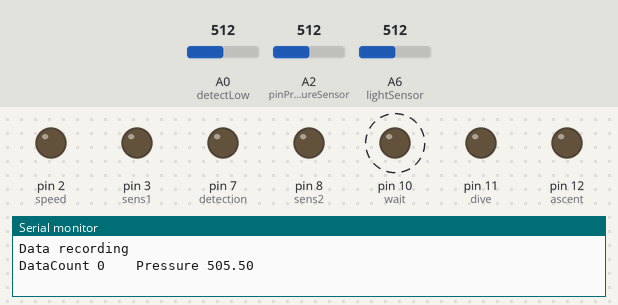
Bench run of a sketch on a simulated Arduino Nano, built with avr-gcc and run on an emulated ATmega328P. Parts: output pins drawn as LEDs (lit = HIGH), the last lines printed to the serial monitor. Dashed ring = blinking. Inputs (shaded band) come from the test bench; at power-on: A6 (lightSensor) = 512, A0 (detectLow) = 512, A2 (pinPressureSensor) = 512.

Above: at 2.3 s.
2.4 s: A6 (lightSensor) set to 968
7.4 s: A6 (lightSensor) set to 996
At 8.5 s:
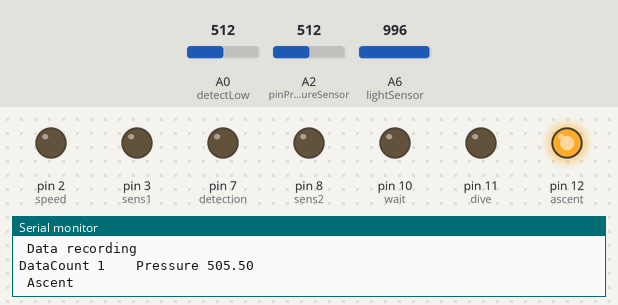
At 10.1 s:
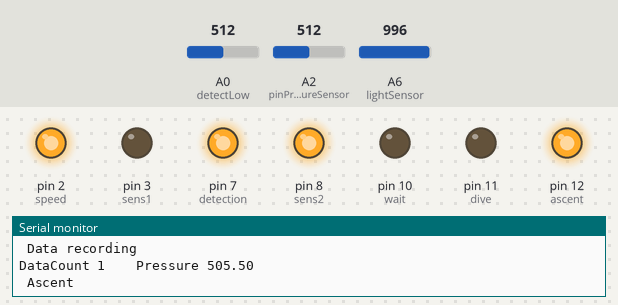
Timing chart, 0 to 11.6 s (numbered marks = the images above; inputs shaded):
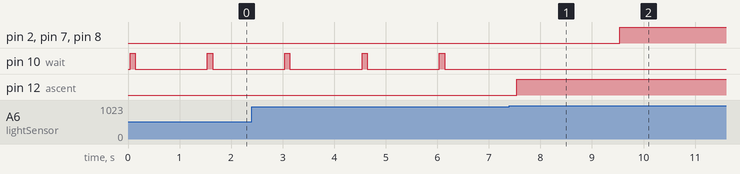

Measured:
- the behaviour switches between 979 and 980 on A6 (lightSensor) (found by bisection; images 0 and 1)
- after the input at 7.4 s, pin 2 (speed), pin 7 (detection), pin 8 (sens2): LOW → HIGH after 2.1 s; pin 10 (wait): stops changing and stays LOW; pin 12 (ascent): LOW → HIGH after 0.14 s
- by itself, pin 10 (wait): alternates HIGH for 0.10 s and LOW for 1.4 s

The sketch:

code_float.ino
```cpp
// CONSTANTS
const float pressureOffSet = 0.478;    // Calibrate with the smallest value at rest
const int pressureDataCount = 180;     // 180 max = 15min / 5sec(each measurement)
const int intervalPressureData = 1000; // 5 seconds

// PIN ASSIGNMENTS
int sens1 = 3;              // Pin sens remplissage
int sens2 = 8;              // Pin sens vidage
int speed = 2;              // Pin vitesse moteur
int wait = 10;              // Couleur pour led RGB
int dive = 11;              // Couleur pour led RGB
int ascent = 12;            // Couleur pour led RGB
int detection = 7;          // Alimentation des butées
int detectLow = A0;         // Butée basse
int detectHigh = A1;        // Butée haute
int pinPressureSensor = A2; // Capteur de pression
int lightSensor = A6;       // Photorésistance
int seuilDetectionL = 980;  // Seuil de détection photorésistance
int seuilDetectionB = 980;  // Seuil de détection butées

unsigned short pressureBit;
unsigned short pressureDataBit[pressureDataCount];
float pressureVoltage, pressureKilopascal;
float pressureDataKilopascal[pressureDataCount];
unsigned long previousMillis = 0;
unsigned long currentMillis = 0;

struct SPressureData
{
  unsigned short pressureBit;
  float pressureVoltage;
  float pressureKilopascal;
};

bool initializeArray(unsigned short arr[], short value = 0)
{
  for (int i = 0; i < sizeArray(arr); i++)
  {
    arr[i] = value;
  }
  return true;
}

void setup()
{
  Serial.begin(9600);

  // Initialize pin modes
  pinMode(sens1, OUTPUT);
  pinMode(sens2, OUTPUT);
  pinMode(speed, OUTPUT);
  pinMode(wait, OUTPUT);
  pinMode(dive, OUTPUT);
  pinMode(ascent, OUTPUT);
  pinMode(detection, OUTPUT);
  pinMode(detectLow, INPUT);
  pinMode(detectHigh, INPUT);

  // Initialize pin values
  digitalWrite(sens1, LOW);
  digitalWrite(sens2, LOW);
  digitalWrite(speed, LOW);
  digitalWrite(wait, LOW);
  digitalWrite(ascent, LOW);
  digitalWrite(dive, LOW);
  digitalWrite(detection, LOW);

  Serial.println("Data sizeof ");
  Serial.println((int)sizeof(pressureDataBit));

  bool initialized = initializeArray(pressureDataBit);
  Serial.println(initialized);

  currentMillis = millis();
}

// Fonction d'attente initiale
void initialWait()
{
  digitalWrite(wait, HIGH);
  delay(100);
  digitalWrite(wait, LOW);
  delay(1400);
}
void waitx(int time) // Fonction d'attente interphase
{
  Serial.println("Wait");
  digitalWrite(wait, HIGH);
  digitalWrite(ascent, LOW);
  digitalWrite(dive, LOW);
  delay(time);
}
void countdown(int time, int phase) // Prévient d'un changement de phase
{
  for (int i = 0; i < time; i++)
  {
    digitalWrite(phase, HIGH);
    delay(500);
    digitalWrite(phase, LOW);
    delay(500);
  }
}
void divex(int fillingSpeed) // Fonction de plongée
{
  Serial.println("Dive");
  digitalWrite(wait, LOW);
  digitalWrite(ascent, LOW);
  digitalWrite(dive, HIGH);
  delay(2000);
  digitalWrite(detection, HIGH);
  while (analogRead(detectHigh) < seuilDetectionB)
  {
    digitalWrite(sens1, HIGH);
    digitalWrite(sens2, LOW);
    analogWrite(speed, fillingSpeed);
  }
  digitalWrite(detection, LOW);
  digitalWrite(sens1, LOW);
  digitalWrite(sens2, LOW);
  digitalWrite(dive, LOW);
  analogWrite(speed, 0);
}
void ascentx(int fillingSpeed) // Fonction d'ascension
{
  Serial.println("Ascent");
  digitalWrite(wait, LOW);
  digitalWrite(ascent, HIGH);
  digitalWrite(dive, LOW);
  delay(2000);
  digitalWrite(detection, HIGH);

  while (analogRead(detectLow) < seuilDetectionB)
  {
    digitalWrite(sens1, LOW);
    digitalWrite(sens2, HIGH);
    analogWrite(speed, fillingSpeed);
  }
  digitalWrite(detection, LOW);
  digitalWrite(sens1, LOW);
  digitalWrite(sens2, LOW);
  digitalWrite(ascent, LOW);
  analogWrite(speed, 0);
}

int count(unsigned short arr[])
{
  int i;
  int count = 0;
  for (i = 0; arr[i] != '\0'; i++)
  {
    count++;
  }
  return count;
}
int sizeArray(unsigned short arr[])
{
  return sizeof(arr) / sizeof(arr[0]);
}

bool filterData()
{
}

SPressureData collectPressureData(int pinPressureSensor, bool debug = false)
{
  pressureBit = analogRead(pinPressureSensor);
  pressureVoltage = pressureBit * 5.00 / 1024;                   // Sensor output voltage
  pressureKilopascal = (pressureVoltage - pressureOffSet) * 250; // Calculate water pressure

  if (debug)
    Serial.println("Recording pressure");
  // Serial.print("Voltage:");
  // Serial.print(pressureVoltage, 3);

  SPressureData pressureData = {pressureBit, pressureVoltage, pressureKilopascal};
  return pressureData;
}

int storePressureData(
    SPressureData inputPressure,
    unsigned short pressureDataBit[],
    float pressureDataKilopascal[])
{
  bool dataStored = true;
  int index = addShortToLastAvailableIndex(inputPressure.pressureBit, pressureDataBit);
  int indexKilopascal = addFloatToLastAvailableIndex(inputPressure.pressureKilopascal, pressureDataKilopascal);

  if (index <= -1)
  {
    dataStored = false;
  }
  // return dataStored;
  return index;
}
int recordPressureData()
{

  Serial.println("Data recording ");

  SPressureData pressureData = collectPressureData(pinPressureSensor);

  // Serial.println(pressureData.pressureBit);
  // Serial.println(pressureData.pressureVoltage);
  // Serial.println(pressureData.pressureKilopascal);

  int isStored = storePressureData(pressureData, pressureDataBit, pressureDataKilopascal);

  Serial.print("DataCount ");
  Serial.print(isStored);
  Serial.print(" \t ");
  Serial.print("Pressure ");
  Serial.print(pressureData.pressureKilopascal);
  Serial.print(" \r\n ");

  // printDataArray(pressureDataBit);

  if (!isStored)
  {
    // Serial.println("Data not stored");
  }
  // printData(collectPressureData(pinPressureSensor).pressureKilopascal);

  // printDataArray(pressureDataBit);
}

bool isDataFull()
{
}

void plotPressureData()
{
}
void ascentIfPressureStable()
{
}
void sendDataThroughBluetooth()
{
}

// UTILS
void printDataArray(unsigned short array[], bool debug = false)
{
  int countArray = count(array);
  Serial.print("Data : ");
  Serial.print(countArray);
  Serial.print(" : ");
  for (int i = 0; i < countArray; i++)
  {
    // Serial.print(i);
    if (debug)
    {
      Serial.print(array[i]);
      Serial.print(", ");
    }
  }
  Serial.println();
}
void printData(float value, int length = 1)
{
  Serial.print("Data : ");
  Serial.print(value, length);
  Serial.println("; ");
}
int addShortToLastAvailableIndex(unsigned short value, unsigned short array[])
{
  // int count = *(&array + 1) - array;
  // Serial.print("Count : ");
  // Serial.println(count);
  int i = 0;
  while (array[i] != 0 && array[i] != '\0')
  {
    i++;
  }
  array[i] = value;
  return i;
}
int addFloatToLastAvailableIndex(float value, float array[])
{

  int count = sizeof(array) / sizeof(array[0]);
  for (int i = 0; i < count; i++)
  {
    // Serial.println(i);
    if (array[i] == 0)
    {
      array[i] = value;
      // Serial.println(array[i]);
      return i;
    }
  }
  return -1;
}
void floatDelayProcedureSequence()
{
  Serial.println("Float delay procedure sequence");
  recordPressureData();
  while (analogRead(lightSensor) < seuilDetectionL)
  {
    initialWait();
  }
  recordPressureData();
  ascentx(255);
  recordPressureData();
  // Initial waiting time
  waitx(5000);
  countdown(5, wait);
  recordPressureData();
  // Initiating dive
  divex(255);
  recordPressureData();
  // Mid-waiting
  waitx(5000);
  countdown(5, wait);
  recordPressureData();
  // Initiating ascent
  ascentx(255);
  recordPressureData();
  // Final waiting
  waitx(5000);
  countdown(5, wait);
  recordPressureData();
}
void floatProcedureSequence()
{

  while (analogRead(lightSensor) < seuilDetectionL)
  {
    initialWait();
  }
}
unsigned long actionOnInterval(unsigned long currentMillis, unsigned long previousMillis, int interval, void (*function)())
{
  if (currentMillis - previousMillis >= interval)
  {
    previousMillis = currentMillis;
    function();
  }
  return previousMillis;
}

void loop()
{

  // previousMillis = actionOnInterval(currentMillis, previousMillis, intervalPressureData, recordPressureData);

  // recordPressureData();

  // delay(100);
  floatDelayProcedureSequence();
}
```
